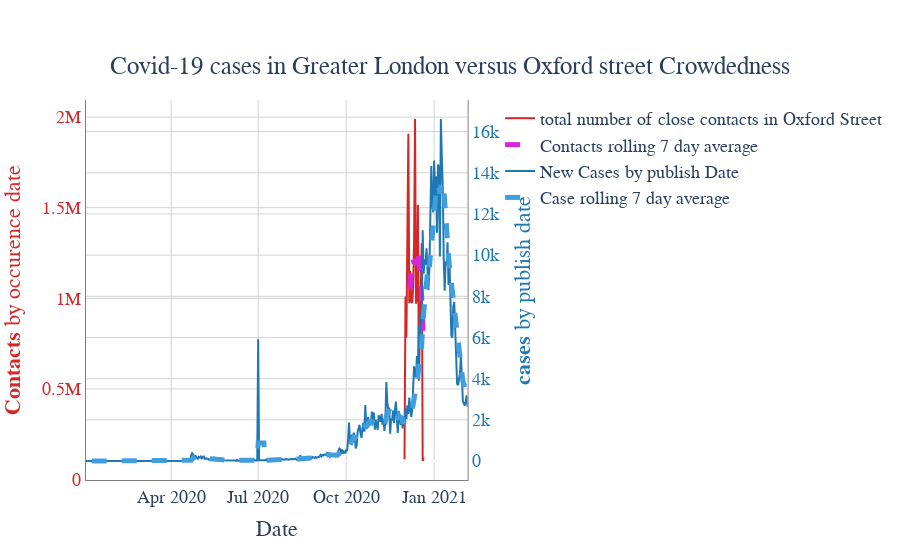

The code cell stored with this chart in its notebook:
### Code cell
#Now with the cases versus deaths
from plotly.subplots import make_subplots

fig = make_subplots(specs=[[{"secondary_y": True}]])

fig.add_trace(go.Scatter(
    x=ctcs['purchase_date'],
    y=ctcs['total_close_contacts'],
    mode='lines',
    name='total number of close contacts in Oxford Street',
    line_color="#d62728"),
    secondary_y=False   
)

#add rolling average:
fig.add_trace(go.Scatter(
    x=ctcs['purchase_date'],
    y=ctcs['ctcs_rolling_average'],
    name= 'Contacts rolling 7 day average',
    line=dict(color='#d527d6', width=5,
                              dash='dash')

),
    secondary_y=False         )

fig.add_trace(go.Scatter(
    x=df_lon['date'],
    y=df_lon['newCasesByPublishDate'],
    mode='lines',
    name='New Cases by publish Date',
    line_color='#1f77b4'),
    secondary_y = 'Secondary'

)
#add rolling average:
fig.add_trace(go.Scatter(
    x=df_lon['date'],
    y=df_lon['case_rolling_avg'],
    name='Case rolling 7 day average',
    line=dict(color='#419ede', width=5,
                              dash='dash'
              
    
    )), 
    secondary_y='Secondary'

)


fig.update_layout(title={'text': 'Covid-19 cases in Greater London versus Oxford street Crowdedness ','y':0.9,'x':0.5,'xanchor': 'center',
        'yanchor': 'top'},
                 xaxis_title='Date',
                yaxis_title='Occurences',
                font=dict(
        family="Helvetica",
        size=18,
        #color="blue"
                ),
        plot_bgcolor='rgb(255,255,255)',
                 )

fig.update_xaxes(showline=True, linewidth=1, linecolor='grey', gridcolor='lightgrey')
fig.update_yaxes(showline=True, linewidth=1, linecolor='grey', gridcolor='lightgrey')
fig.update_yaxes(
        title_text="<b>Contacts</b> by occurence date", 
        titlefont=dict(
            color="#d62728"
        ),
        tickfont=dict(
            color="#d62728"
        ),
        secondary_y=False)
fig.update_yaxes(
        title_text="<b>cases</b> by publish date",
        titlefont=dict(
            color="#1f77b4"
        ),
        tickfont=dict(
            color="#1f77b4"
        ),
        
        secondary_y=True)

iplot(fig)

### Figure 1 — Plotly figure (JSON) as saved in the notebook; plotly's stock layout.template omitted (floating-point values rounded to 4 significant figures; data arrays with more than 128 entries replaced by an {"elided": "..."} marker saying what was removed)
{"data": [{"line": {"color": "#d62728"}, "mode": "lines", "name": "total number of close contacts in Oxford Street", "type": "scatter", "visible": true, "x": ["2020-12-01", "2020-12-02", "2020-12-03", "2020-12-04", "2020-12-05", "2020-12-06", "2020-12-07", "2020-12-08", "2020-12-09", "2020-12-10", "2020-12-11", "2020-12-12", "2020-12-13", "2020-12-14", "2020-12-15", "2020-12-16", "2020-12-17", "2020-12-18", "2020-12-19", "2020-12-20", "2020-12-21"], "xaxis": "x", "y": [111889, 1010399, 783334, 1435635, 1908635, 972326, 1150385, 982235, 975059, 1049604, 1317966, 1989391, 970239, 1003179, 1516460, 544740, 785246, 878361, 1303816, 102300, 121667], "yaxis": "y"}, {"line": {"color": "#d527d6", "dash": "dash", "width": 5}, "name": "Contacts rolling 7 day average", "type": "scatter", "visible": true, "x": ["2020-12-01", "2020-12-02", "2020-12-03", "2020-12-04", "2020-12-05", "2020-12-06", "2020-12-07", "2020-12-08", "2020-12-09", "2020-12-10", "2020-12-11", "2020-12-12", "2020-12-13", "2020-12-14", "2020-12-15", "2020-12-16", "2020-12-17", "2020-12-18", "2020-12-19", "2020-12-20", "2020-12-21"], "xaxis": "x", "y": [null, null, null, null, null, null, 1053229, 1178000.0, 1173000.0, 1211000.0, 1194000.0, 1205000.0, 1205000.0, 1184000.0, 1260000.0, 1198797, 1161000.0, 1098000.0, 1000000.0, 876300.0, 750370], "yaxis": "y"}, {"line": {"color": "#1f77b4"}, "mode": "lines", "name": "New Cases by publish Date", "type": "scatter", "visible": true, "x": {"elided": "400 str values"}, "xaxis": "x", "y": {"elided": "400 int values"}, "yaxis": "y2"}, {"line": {"color": "#419ede", "dash": "dash", "width": 5}, "name": "Case rolling 7 day average", "type": "scatter", "visible": true, "x": {"elided": "400 str values"}, "xaxis": "x", "y": {"elided": "400 float values"}, "yaxis": "y2"}], "layout": {"autosize": true, "font": {"family": "Helvetica", "size": 18}, "plot_bgcolor": "rgb(255,255,255)", "title": {"text": "Covid-19 cases in Greater London versus Oxford street Crowdedness ", "x": 0.5, "xanchor": "center", "y": 0.9, "yanchor": "top"}, "xaxis": {"anchor": "y", "autorange": true, "domain": [0, 0.94], "gridcolor": "lightgrey", "linecolor": "grey", "linewidth": 1, "range": ["2020-01-03", "2021-02-05"], "showline": true, "title": {"text": "Date"}, "type": "date"}, "yaxis": {"anchor": "x", "autorange": true, "domain": [0, 1], "gridcolor": "lightgrey", "linecolor": "grey", "linewidth": 1, "range": [-2538.0, 2094000.0], "showline": true, "tickfont": {"color": "#d62728"}, "title": {"font": {"color": "#d62728"}, "text": "<b>Contacts</b> by occurence date"}, "type": "linear"}, "yaxis2": {"anchor": "x", "autorange": true, "gridcolor": "lightgrey", "linecolor": "grey", "linewidth": 1, "overlaying": "y", "range": [-922.9, 17530.0], "showline": true, "side": "right", "tickfont": {"color": "#1f77b4"}, "title": {"font": {"color": "#1f77b4"}, "text": "<b>cases</b> by publish date"}, "type": "linear"}}}
